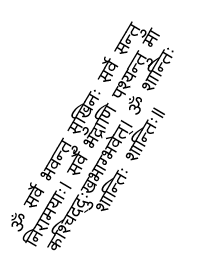
#> input picture Assignment-1/Q3/test2/3_b.png, 197 x 259 px
$ python -i 'Q3_231040024 - Copy.py'   (imports and definitions only)
#> lines starting #> are read from the running program, lines starting #| are printed output that depends on the picture; after the words box and inside, x2 and y2 are one past the last pixel; in counts of white or black regions, pixels touching at a corner belong together; long printed decimals are rounded
import cv2
import numpy as np

def houghLineAngle(img):
    gray = cv2.cvtColor(img, cv2.COLOR_BGR2GRAY)
    edges = cv2.Canny(gray, 20, 150, apertureSize=3)
    lines = cv2.HoughLines(edges, 1, np.pi / 180, 20)
    if lines is not None:
        for rho, theta in lines[0]:
            angle = np.degrees(theta) - 90
    return angle

def contourRectAngle(img):
    gray = cv2.cvtColor(img, cv2.COLOR_BGR2GRAY)
    binarized = cv2.threshold(gray, 0, 255, cv2.THRESH_BINARY_INV + cv2.THRESH_OTSU)[1]
    contours = cv2.findContours(binarized, cv2.RETR_EXTERNAL, cv2.CHAIN_APPROX_SIMPLE)[0]
    largest_contour = max(contours, key=cv2.contourArea)
    return cv2.minAreaRect(largest_contour)[-1]

def solution(image_path):
    #############################################
    #############################################
    # Author: CIPH3R <aravindswami135@gmail.com>
    #############################################

    # Load the image
#> called with image_path = 'test2/3_b.png'
    img = cv2.imread(image_path)
#> img is the input picture: shape (259, 197, 3); min 0, max 255, mean 237.1

    # HoughLines rotation to change it to clockwise
    # tilted image
    if houghLineAngle(img) < 0:
#> in houghLineAngle, `edges = cv2.Canny(gray, 20, 150, apertureSize=3)`:
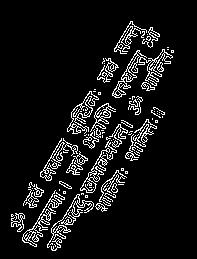
#> edges: shape (259, 197); 8.3% white in thin lines or dots, all inside (x1, y1, x2, y2) = (11, 21, 174, 251)
#> the loop in houghLineAngle, `for rho, theta in lines[0]:` made 1 pass
#> (rho, theta, angle) on pass 1: (145, 0.541, -59)
        img = cv2.rotate(img, cv2.ROTATE_90_CLOCKWISE)
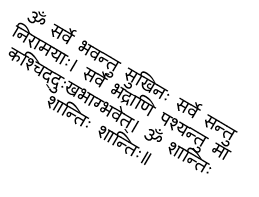
#> img: shape (197, 259, 3); min 0, max 255, mean 237.1

    # Angle calculation of anti-clockwise tilted images
    # using Canny
    angle = contourRectAngle(img)
#> in contourRectAngle, `binarized = cv2.threshold(gray, 0, 255, cv2.THRESH_BINARY_INV + cv2.TH..`:
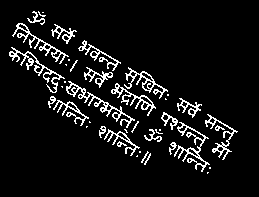
#> binarized: shape (197, 259); 8% white in thin lines or dots, all inside (x1, y1, x2, y2) = (9, 11, 238, 174)
#> in contourRectAngle, `contours = cv2.findContours(binarized, cv2.RETR_EXTERNAL, cv2.CHAIN_AP..`: contours = 42 contours, 23 with area under 20; largest, box (x1, y1, x2, y2) and area: (66, 81, 135, 128) 352, (124, 67, 168, 99) 280, (174, 122, 210, 172) 278, (12, 23, 69, 64) 269, (111, 83, 156, 116) 246
#> in contourRectAngle, `largest_contour = max(contours, key=cv2.contourArea)`: largest_contour = contour of 244 points, box (x1, y1, x2, y2) (66, 81, 135, 128), area 352
#> angle = -58.88
    print("Roation Angle: " + str(angle))
#| Roation Angle: -58.878

    # General Affine Rotation
    center = tuple(np.array(img.shape[1::-1]) / 2)
#> center = (129.5, 98.5)
    rMatrix = cv2.getRotationMatrix2D(center, angle, 0.8)
#> rMatrix = [[0.413, -0.685, 143.4], [0.685, 0.413, -30.92]]
    rotatedImage =  cv2.warpAffine(img, rMatrix, img.shape[1::-1], flags=cv2.INTER_CUBIC, borderMode=cv2.BORDER_REPLICATE)
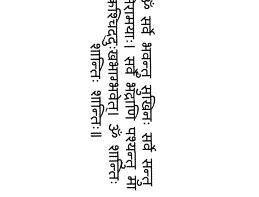
#> rotatedImage: shape (197, 259, 3); min 0, max 255, mean 243.6

    ############################
    ############################

    return rotatedImage

>>> result = solution('test2/3_b.png')

$ run again, on Assignment-1/Q3/test2/3_d.png
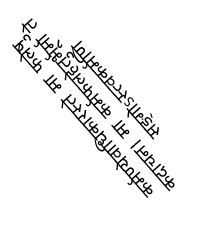
#> input picture Assignment-1/Q3/test2/3_d.png, 200 x 235 px
#> in solution, img is the input picture: shape (235, 200, 3); min 0, max 255, mean 241.3
#> in houghLineAngle, `edges = cv2.Canny(gray, 20, 150, apertureSize=3)`:
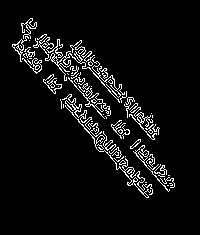
#> edges: shape (235, 200); 6% white in thin lines or dots, all inside (x1, y1, x2, y2) = (12, 18, 175, 198)
#> lines = 2397 rows, first 8: [6, 2.36], [-1, 2.43], [4, 2.36], [20, 2.43], [2, 2.41], [25, 2.36], [17, 2.43], [1, 2.36]
#> the loop in houghLineAngle, `for rho, theta in lines[0]:` made 1 pass
#> (rho, theta, angle) on pass 1: (6, 2.36, 45)
#> binarized: shape (235, 200); 5.7% white in thin lines or dots, all inside (x1, y1, x2, y2) = (12, 18, 174, 198)
#> contours = 14 contours, 5 with area under 20; largest, box (x1, y1, x2, y2) and area: (61, 94, 153, 198) 617, (66, 41, 127, 103) 422, (34, 34, 111, 119) 398, (134, 146, 174, 191) 148, (12, 40, 42, 74) 144
#> largest_contour = contour of 264 points, box (x1, y1, x2, y2) (61, 94, 153, 198), area 617
#> in solution, `angle = contourRectAngle(img)`: angle = -41.14
#| Roation Angle: -41.139
#> rMatrix = [[0.602, -0.526, 101.6], [0.526, 0.602, -5.92]]
#> in solution, `rotatedImage =  cv2.warpAffine(img, rMatrix, img.shape[1::-1], flags=c..`:
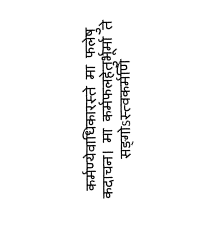
#> rotatedImage: shape (235, 200, 3); min 0, max 255, mean 246
